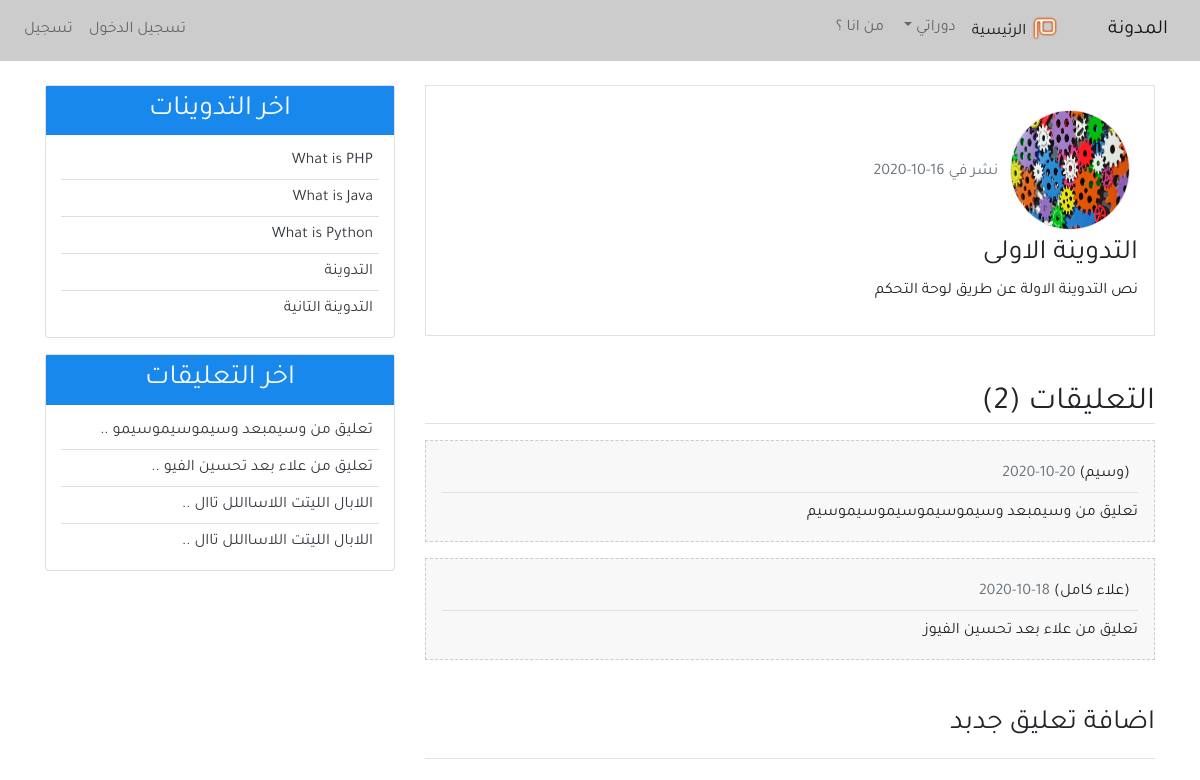
Page /detail/1/ (upper part) on the earlier database version.
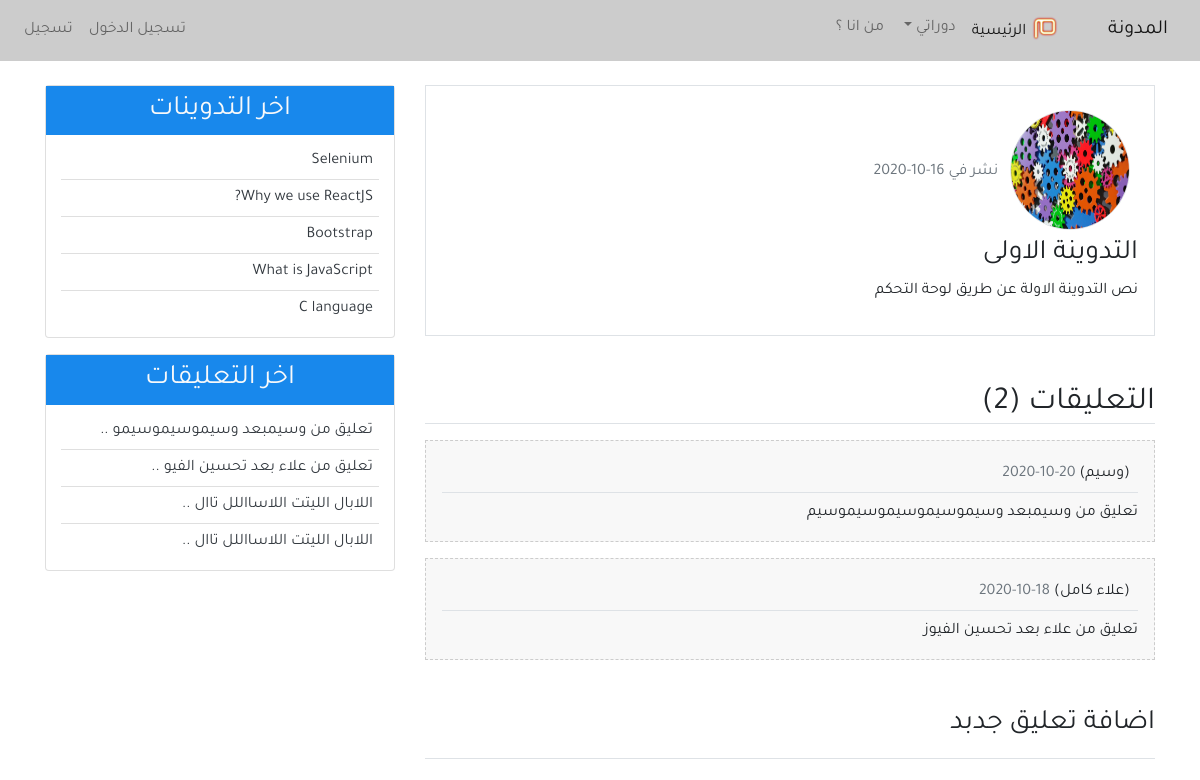
Same page on the later database version.
### blog/models.py (models this page shows, shortened)
class Comment(models.Model):
    name = models.CharField(max_length=50, verbose_name ='الاسم ' )
    email = models.EmailField(verbose_name ='البريد الالكتروني')
    body = models.TextField(verbose_name =' التعليق ')
    comment_date = models.DateTimeField(auto_now_add=True)
    active = models.BooleanField(default=True)
    post = models.ForeignKey(Post, related_name='comments', on_delete=models.CASCADE)
    class Meta :
        ordering = ('-comment_date',)

class Post(models.Model):
    title = models.CharField(max_length=100, blank=True, null=True)
    content = models.TextField()
    post_date = models.DateTimeField(default=timezone.now )
    post_update = models.DateTimeField(auto_now = True)
    author = models.ForeignKey(User, on_delete=models.CASCADE)
    def __str__(self):
        return self.title
    class Meta :
        ordering = ('-post_date',)

### blog/views.py (the view)
# urls.py: path('detail/<int:post_id>/', views.post_detail, name='detail'),
def post_detail(request,post_id) :
    post = get_object_or_404(Post,pk=post_id)
    comments = post.comments.filter(active=True)
    if request.method == 'POST' :
        comment_form = NewComment(data = request.POST)
        if comment_form.is_valid() :
            new_comment = comment_form.save(commit=False)
            new_comment.post = post
            new_comment.save()
            comment_form = NewComment()
    else :
        comment_form = NewComment()
    context ={
        'title':post,
        'post' : post,
        'comments':comments,
        'comment_form' :comment_form,
    }
    return render(request,'blog/detail.html', context)

### blog/templatetags/post_tag.py (called while the page is built)
@register.inclusion_tag('blog/latest_posts.html')  #decorator
def latest_posts() : #simple python function
    context ={
        'l_posts' :Post.objects.all()[0:5]
    }
    return context

@register.inclusion_tag('blog/latest_comments.html')  #decorator
def latest_comments() : #simple python function
    context ={
        'l_comments' : Comment.objects.filter(active = True)[:5],
    }
    return context

### blog/templates/blog/detail.html (shortened to what this page needs)
{% extends 'blog/base.html' %}
{% block content %}
{% load crispy_forms_tags %}
      <div class="border p-3 mb-3">
<img class="img-fluid rounded-circle border m-2" style="width: 120px; height:120px;"
src="{{post.author.profile.image.url}}" alt="صورة الناشر ">
<span class="text-secondary">  نشر في  {{post.post_date|date:'d-m-Y'}}</span>
            <h3>  {{post.title}} </h3>
            <p>{{post.content}}</p>
        </div>
<h2 class="border-bottom mt-5 mb-3"> التعليقات ({{comments.count}}) </h2>
        {% for comment in comments  %}
        <ul class="p-3 comment">
            <h6 class="border-bottom p-2">  ({{comment.name}})
         <span class="text-secondary"> {{comment.comment_date | date:'d-m-Y'}} </span>
            </h6>
             {{comment.body}}
        </ul>
 {% empty  %}
            <h6 class="text-center p-4 comment">   لايوجد تعليقات </h6>
            {% endfor %}
            <h3 class="border-bottom pb-3 mb-3 mt-5"> اضافة تعليق جدبد  </h3>
{% endblock content %}

### blog/templates/blog/latest_posts.html
<ul class="list-group-flush latest-post">
    {% for post  in l_posts  %}
      <li class="list-group-item latest-post-item" >
           <a class="text-dark" href="{% url 'detail' post.pk  %}"> {{post.title}} </a>
      </li>
    {% endfor %}
</ul>

### blog/templates/blog/latest_comments.html
<ul class="list-group-flush latest-comment">
    {% for comment  in l_comments  %}
      <li class="list-group-item latest-comment-item" >
           <a class="text-dark" href="{% url 'detail' comment.post.pk  %}">
            {% if comment.body|length > 25 %}
            {{comment.body|slice:'30'}} ..
            {% else %}
            {{comment.body}}
            {% endif %}
          </a>
      </li>
      {% empty %}
      <li class="list-group-item latest-comment-item" >  لا يوجد تعليقات </li>
    {% endfor %}
</ul>

Differences in the rows shown:
no longer on this page (row unchanged): Post: title "What is PHP"
no longer on this page (row unchanged): Post: title "What is Java"
no longer on this page (row unchanged): Post: title "What is Python"
no longer on this page (row unchanged): Post: title "التدوينة"
no longer on this page (row unchanged): Post: title "التدوينة التانية"
added Post: title "Selenium"
added Post: title "Why we use ReactJS?"
added Post: title "Bootstrap"
added Post: title "What is JavaScript"
added Post: title "C language"
